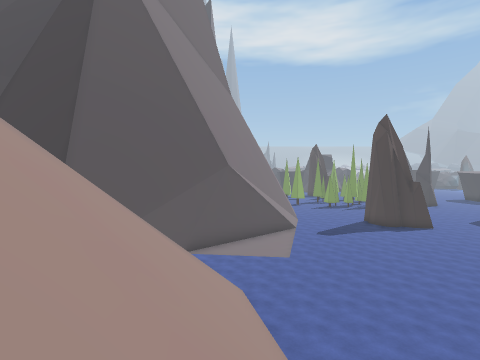
View 1 (above)

24 first-person views from a walk through a scene from a Unity 3-D project. The camera is 1.3 m above the floor, tilts 2° down and sees 85° across. The floor is counted in squares, 2 m on a side. Each view is taken from the middle of a square. On the plan, view 1 faces up. The plan holds only what a view shows up to about 9 squares ahead; the rest is blank. The place goes on beyond the plan.

View 2
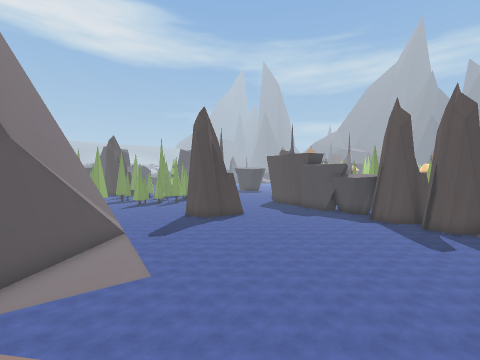

View 3
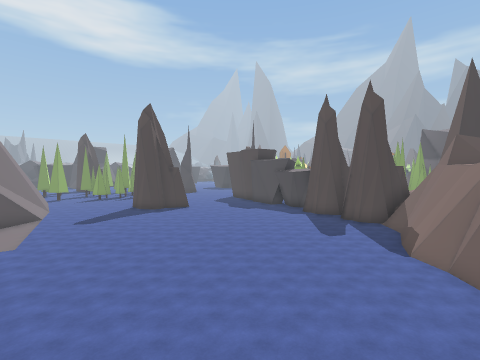

View 4
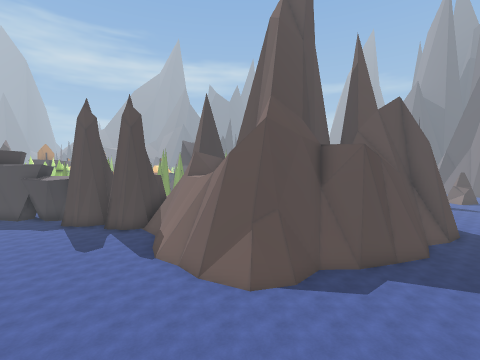

View 5
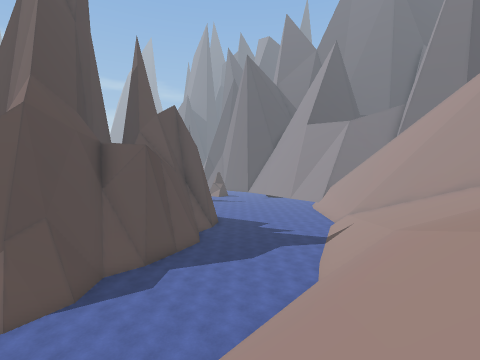

View 6
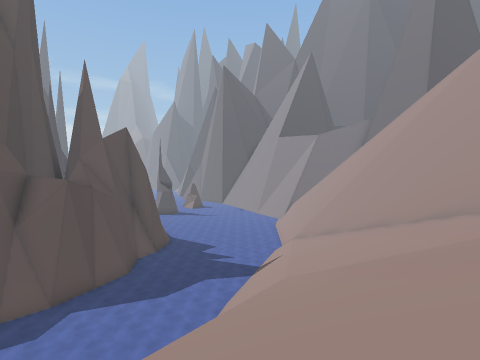

View 7
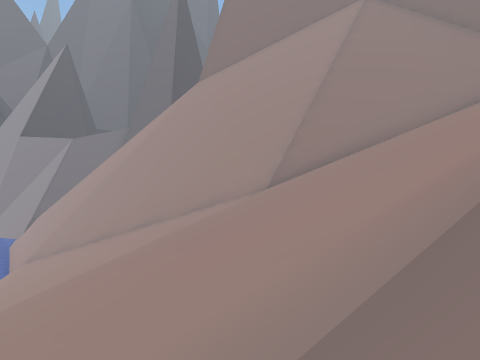

View 8
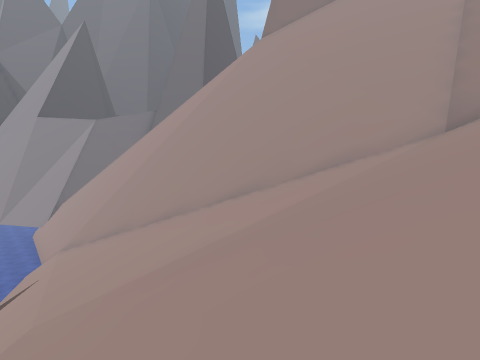

View 9
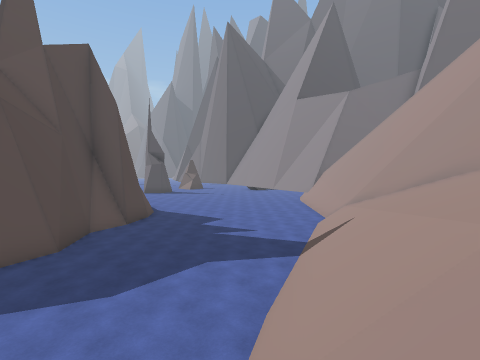

View 10
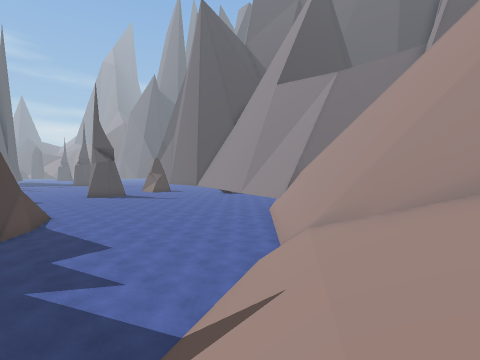

View 11
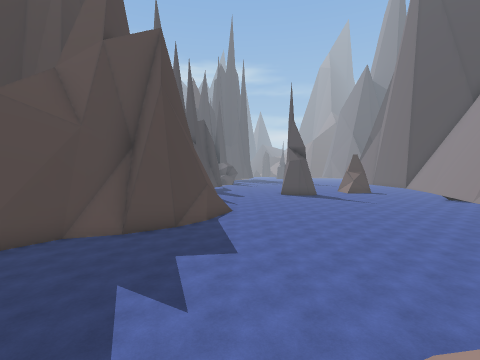

View 12
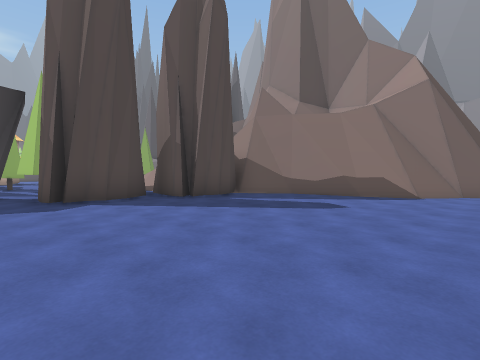

View 13
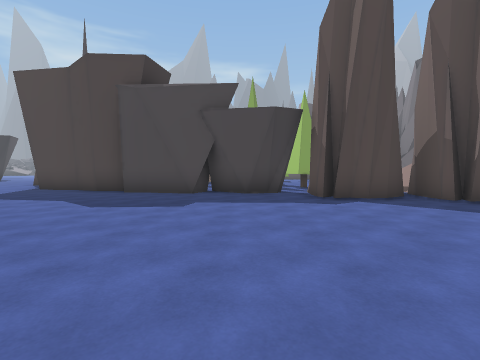

View 14
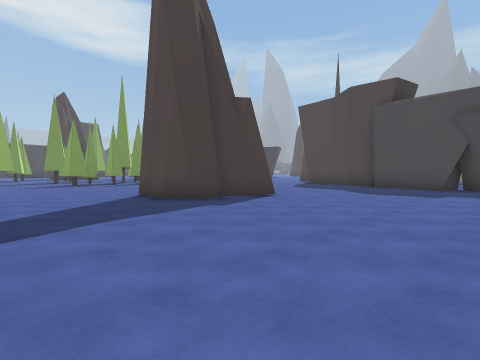

View 15
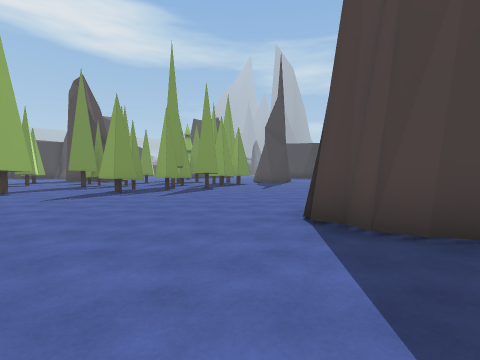

View 16
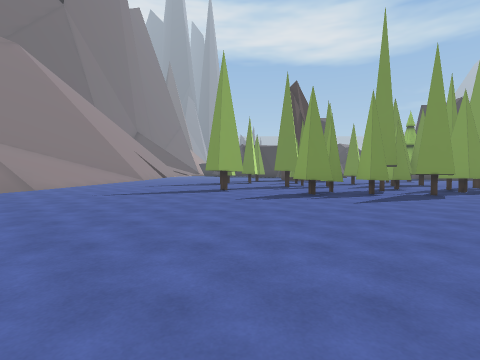

View 17
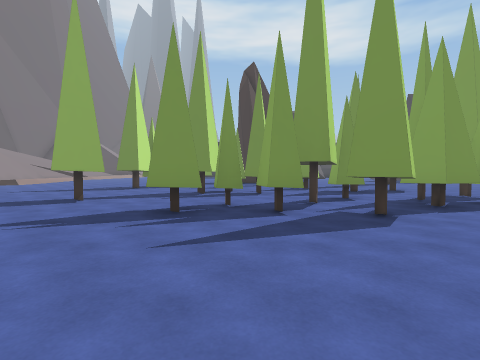

View 18
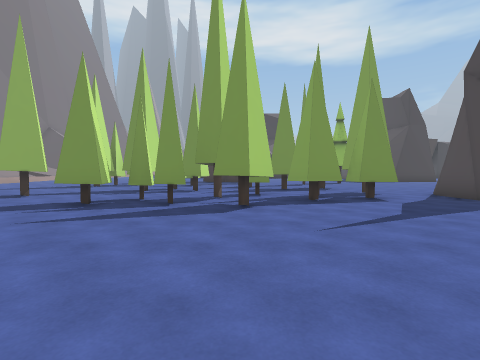

View 19
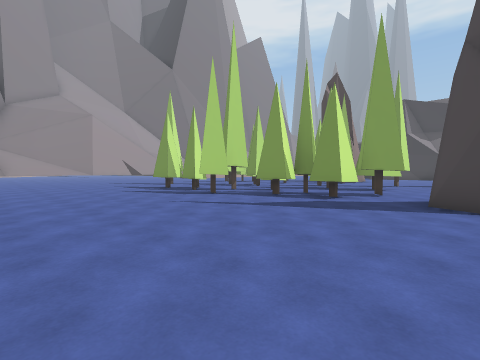

View 20
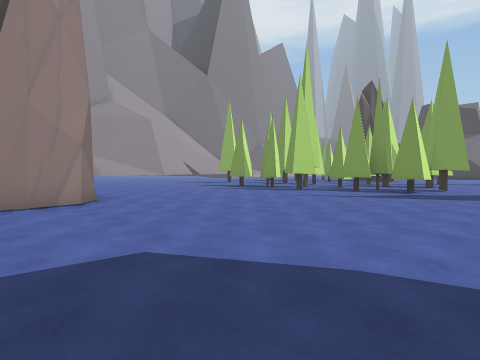

View 21
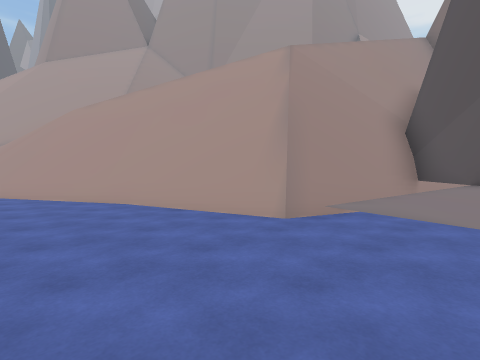

View 22
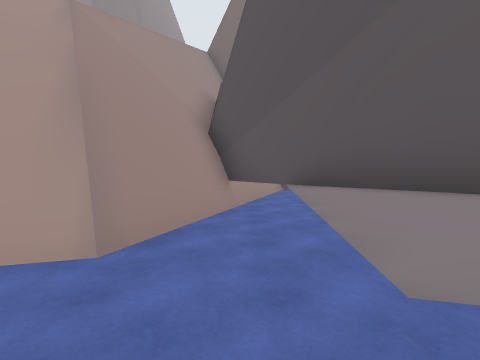

View 23
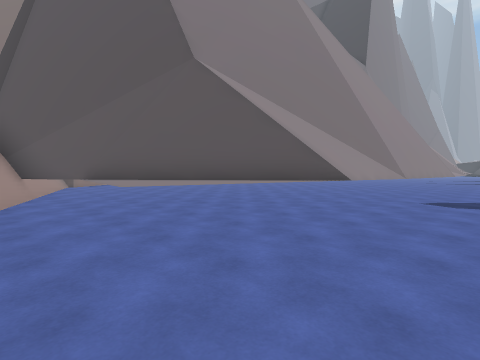

View 24
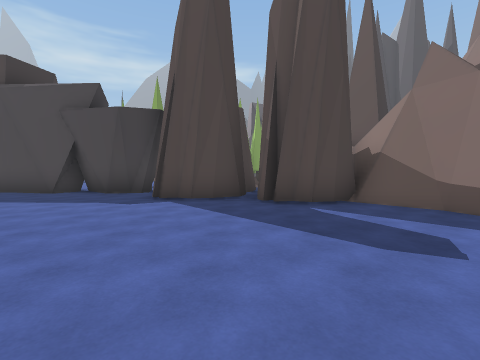

### Floor plan
Key: @ floor where view 1 was taken; # wall or solid block; . main floor; : floor 2 m higher than the main floor; / step, stairs or slope; = window, fence, low wall or low ledge; ^ raised ledge; v drop or lower ground; T tree; O other object.
Columns run from 10 left of view 1 to 17 right of it. Each row starts with its distance up from view 1.
 27              ^....T ..TTT...
 26              #....#TT....T..
 25               .#T....T.TT..#
 24               .T...TTTTTT..#
 23               ....T.TT......
 22               ..............
 21              #..............
 20              #..............
 19              #..............
 18              #..............
 17              #.............#
 16              #....###......#
 15              #.....##......#
 14             ##.............#
 13             #.............##
 12            ##.............#
 11           #^^.............#
 10          #^^^.............#
  9        ##^^^..............#
  8       ##.................##O
  7       ####/.............###
  6    vvvvvv//..............##
  5    ##vv=///.............##/
  4    ###//////............#
  3       //////...........##:
  2        //////.......#####^/#
  1         /////......###
  0          /@/// ...##
 -1            /// ...#
 -2            //  ...##
 -3        / / ///.....#
 -4       /////////....#
 -5      //////////....#
 -6     ///////////....##
 -7     ///////////.....##
 -8      //////////......##
 -9       //////////......#
-10 /######/////////......##
-11 #^^^^^^^##///////......##
-12         ^^##/////........
-13            ^^#///........
-14              ^##//.......
-15                ^##/......
-16                  ##......
-17                   ##.....

Positions as (right, up) in squares from view 1, and headings:
1: (0, 0), facing up
2: (-1, 3), facing up-right
3: (1, 0), facing up-right
4: (1, -1), facing right
5: (1, -1), facing down-right
6: (-1, -3), facing down-right
7: (-3, -3), facing down
8: (0, -5), facing down
9: (3, -6), facing down-right
10: (4, -10), facing down-right
11: (5, -12), facing right
12: (8, 9), facing down-right
13: (8, 10), facing right
14: (5, 10), facing up-right
15: (5, 15), facing up-right
16: (6, 16), facing up
17: (9, 19), facing up
18: (11, 18), facing up
19: (17, 18), facing up-left
20: (16, 15), facing up-left
21: (3, 9), facing down-left
22: (2, 8), facing left
23: (5, 7), facing up-left
24: (8, 6), facing right
